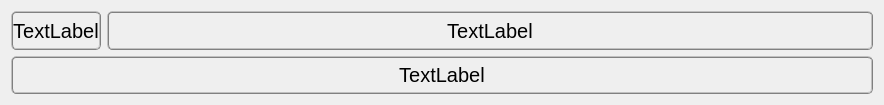
<?xml version="1.0" encoding="UTF-8"?>
<ui version="4.0">
 <class>FormTask</class>
 <widget class="QWidget" name="FormTask">
  <property name="geometry">
   <rect>
    <x>0</x>
    <y>0</y>
    <width>884</width>
    <height>105</height>
   </rect>
  </property>
  <property name="sizePolicy">
   <sizepolicy hsizetype="Preferred" vsizetype="Fixed">
    <horstretch>0</horstretch>
    <verstretch>0</verstretch>
   </sizepolicy>
  </property>
  <property name="windowTitle">
   <string>Form</string>
  </property>
  <layout class="QGridLayout" name="gridLayout">
   <item row="0" column="2">
    <widget class="QLabel" name="company">
     <property name="sizePolicy">
      <sizepolicy hsizetype="Preferred" vsizetype="Preferred">
       <horstretch>1</horstretch>
       <verstretch>0</verstretch>
      </sizepolicy>
     </property>
     <property name="styleSheet">
      <string notr="true">border-style: ridge;
border-width: 2px;
border-color: gray;
border-radius: 5px;
font-size: 20px</string>
     </property>
     <property name="text">
      <string>TextLabel</string>
     </property>
     <property name="alignment">
      <set>Qt::AlignCenter</set>
     </property>
    </widget>
   </item>
   <item row="0" column="0" colspan="2">
    <widget class="QLabel" name="id">
     <property name="styleSheet">
      <string notr="true">border-style: ridge;
border-width: 2px;
border-color: gray;
border-radius: 5px;
font-size: 20px</string>
     </property>
     <property name="text">
      <string>TextLabel</string>
     </property>
     <property name="alignment">
      <set>Qt::AlignCenter</set>
     </property>
    </widget>
   </item>
   <item row="1" column="0" colspan="3">
    <widget class="QLabel" name="theme">
     <property name="styleSheet">
      <string notr="true">border-style: ridge;
border-width: 2px;
border-color: gray;
border-radius: 5px;
font-size: 20px</string>
     </property>
     <property name="text">
      <string>TextLabel</string>
     </property>
     <property name="alignment">
      <set>Qt::AlignCenter</set>
     </property>
    </widget>
   </item>
  </layout>
 </widget>
 <resources/>
 <connections/>
</ui>
